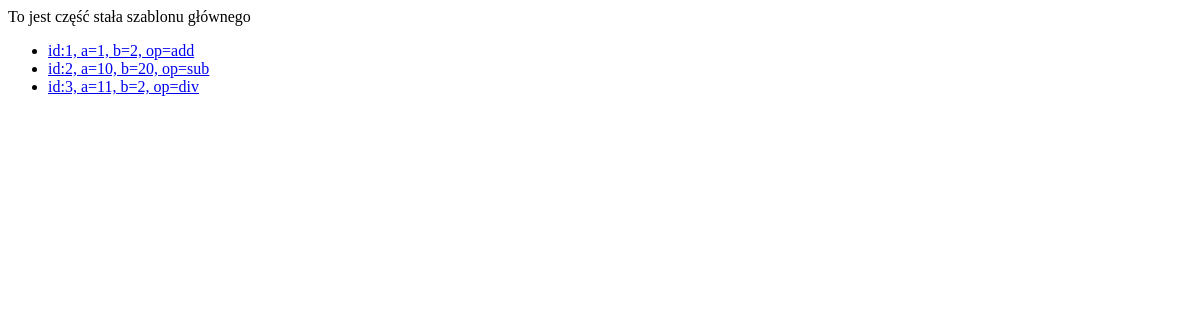
The page /maths/histories/ on the database as committed earlier.
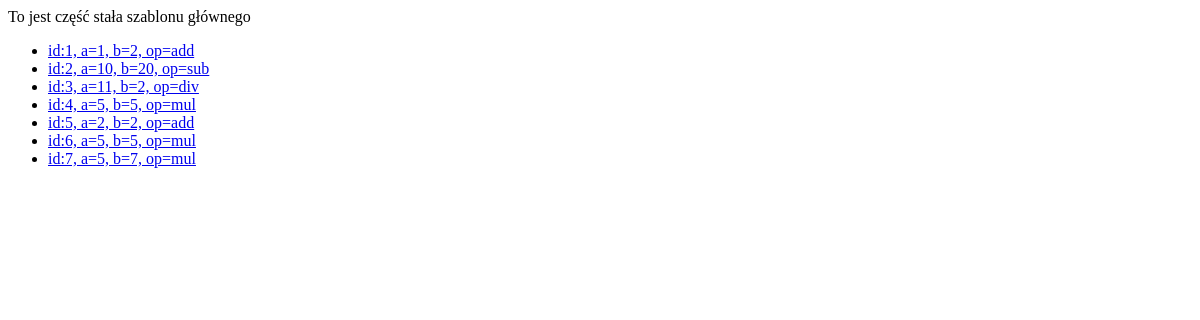
The same page on the database as committed later.
### maths/models.py (models this page shows)
class Math(models.Model):
    operation = models.CharField(max_length=5, choices=OPERATION_CHOICES)
    a = models.IntegerField()
    b = models.IntegerField()
    created = models.DateTimeField(auto_now_add=True)
    result = models.ForeignKey(
        'maths.result',
        on_delete=models.CASCADE,
        null=True,
        blank=True
        )
    def __str__(self):
        return f"id:{self.id}, a={self.a}, b={self.b}, op={self.operation}"

### maths/views.py (the view)
# urls.py: path('histories/', maths_list, name='list'),
def maths_list(request):
    maths = Math.objects.all()
    return render(
        request=request,
        template_name='maths/list.html',
        context={'maths': maths}
    )

### maths/templates/maths/list.html (shortened to what this page needs)
{% extends "maths/main.html" %}
{% block content %}
   <ul>
       {% for m in maths %}
           <li><a href="{% url "maths:details" m.id %}">{{ m }}</a></li>
       {% endfor %}
   </ul>
{% endblock %}

### maths/templates/maths/main.html (shortened to what this page needs)
<!DOCTYPE html>
<html lang="en">
<head>
</head>
<body>
<div id="content">
   <div id="header">
       To jest część stała szablonu głównego
   </div>
   <div id="inner-content">
       {% block content %}{% endblock %}
   </div>
</div>
</body>
</html>

Rows that differ between the two databases and show on the page:
added Math: id+a+b "id:4, a=5, b=5, op=mul"
added Math: id+a+b "id:5, a=2, b=2, op=add"
added Math: id+a+b "id:6, a=5, b=5, op=mul"
added Math: id+a+b "id:7, a=5, b=7, op=mul"
